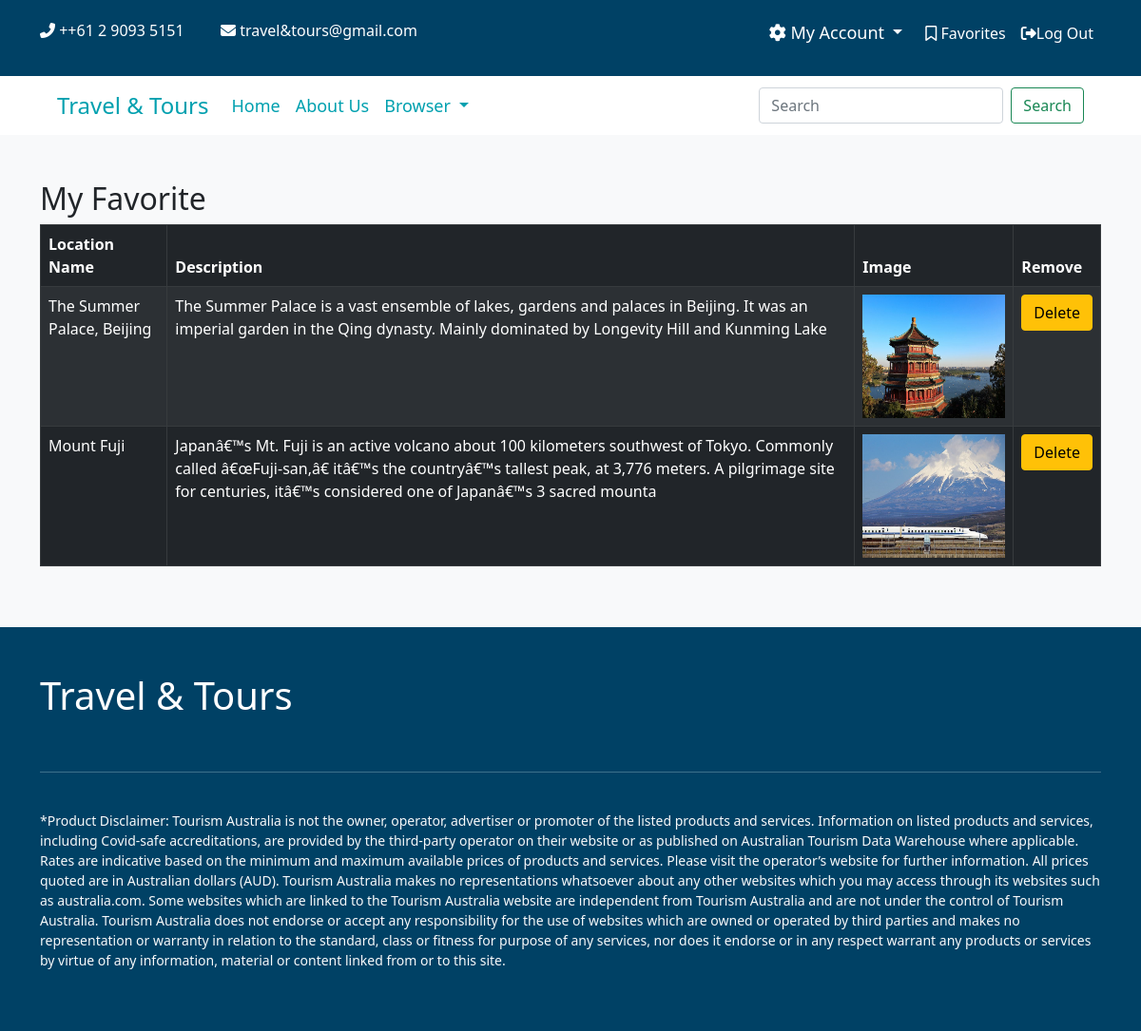
Page /show_favorite.php (signed in) on the committed database.
### tables this page shows
CREATE TABLE `favorite` (
  `id` int(11) NOT NULL,
  `locationId` int(11) NOT NULL,
  `uid` int(11) NOT NULL,
  `timestamp` datetime NOT NULL
);

CREATE TABLE `location` (
  `locationId` int(11) NOT NULL,
  `name` varchar(150) NOT NULL,
  `country` varchar(150) NOT NULL,
  `details` varchar(250) NOT NULL,
  `images` varchar(150) NOT NULL,
  `submitted_by` varchar(100) NOT NULL,
  `type` varchar(150) NOT NULL
);

### show_favorite.php (the view, shortened to what this page needs)
<?php require "header.php"; ?>
<?php
	require "db.php";
	$stmt = $pdo->prepare("SELECT * FROM favorite f JOIN location l ON f.locationId = l.locationId
		WHERE uid = '".$_SESSION['userId']."'");
	$stmt->execute();
 ?>
<section class="py-5 bg-light">
	<div class="container">
		<div class="row">
			<div class="col-md-12">
				<h2>My Favorite</h2>
			</div>
		</div>
		<div class="row">
			<div class="col-md-12">
				<table class="table table-bordered table-dark table-striped">
				  <thead>
				    <tr>
				      <th scope="col">Location Name</th>
				      <th scope="col">Description</th>
				      <th scope="col">Image</th>
				      <th scope="col">Remove</th>
				    </tr>
				  </thead>
				  <tbody>
				  	<?php foreach ($stmt as $row) {
				    echo '<tr>';
					   echo '<td>'.$row['name'].'</td>';
					   echo '<td>'.$row['details'].'</td>';
					   echo '<td><img  src="image/location/'.$row['images'].'" style="width:150px; height:130px;"></td>';
					   echo '<td>';
					   echo '<span class="btnr"><a class="btn btn-warning rounded" href="show_favorite.php?did='.$row['id'].'">Delete</a></span>';
					   echo '</td>';
					 } ?>
				  </tbody>
				</table>
			</div>
		</div>
	</div>
</section>
<?php require "footer.php"; ?>

### rows in the picture
favorite: locationId.name "The Summer Palace, Beijing", locationId.details "The Summer Palace is a vast ensemble of lakes, gardens and palaces in Beijing. It was an imperial garden in the Qing dynasty. Mainly dominated by Longevity Hill and Kunming Lake", locationId.images (picture)
favorite: locationId.name "Mount Fuji", locationId.details "Japanâ€™s Mt. Fuji is an active volcano about 100 kilometers southwest of Tokyo. Commonly called â€œFuji-san,â€ itâ€™s the countryâ€™s tallest peak, at 3,776 meters. A pilgrimage site for centuries, itâ€™s considered one of Japanâ€™s 3 sacred mounta", locationId.images (picture)
